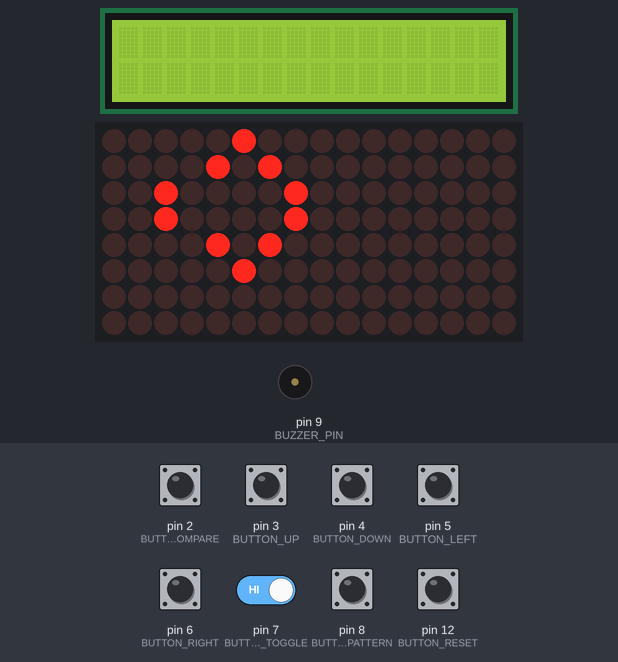
A sketch run on a simulated Arduino Uno, built with avr-gcc and run on an emulated ATmega328P. Shown: 16×2 character LCD, 16×8 LED matrix, buzzer (waves = sounding). The test bench sets the inputs (shaded band); at power-on: pin 2 (BUTTON_COMPARE), pin 3 (BUTTON_UP), pin 4 (BUTTON_DOWN), pin 5 (BUTTON_LEFT), pin 6 (BUTTON_RIGHT), pin 7 (BUTTON_TOGGLE), pin 8 (BUTTON_NEW_PATTERN), pin 12 (BUTTON_RESET) HIGH. Random numbers use the default seed unless the sketch sets one.

Above: at 4.2 s.
4.3 s: pin 2 (BUTTON_COMPARE) pulled LOW for 0.15 s
At 6.1 s:
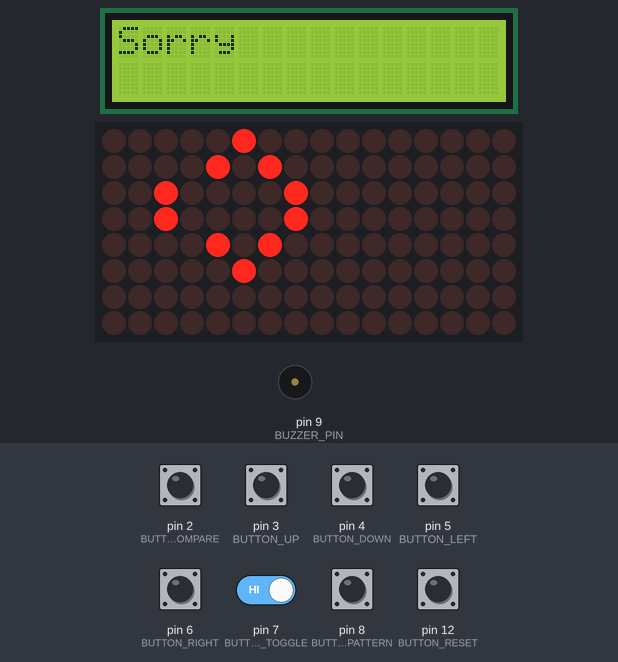
7.4 s: pin 2 (BUTTON_COMPARE) driven LOW and pin 7 (BUTTON_TOGGLE) driven LOW
At 10.1 s:
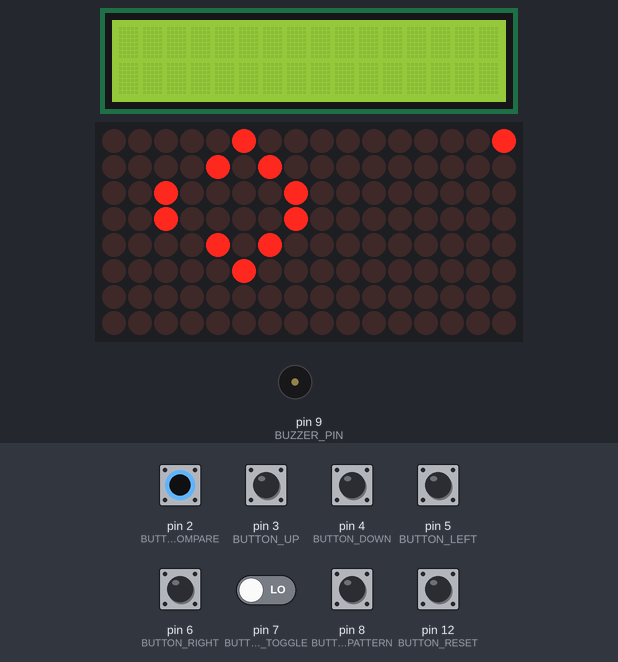
10.4 s: pin 8 (BUTTON_NEW_PATTERN) pulled LOW for 0.15 s
At 11.2 s:
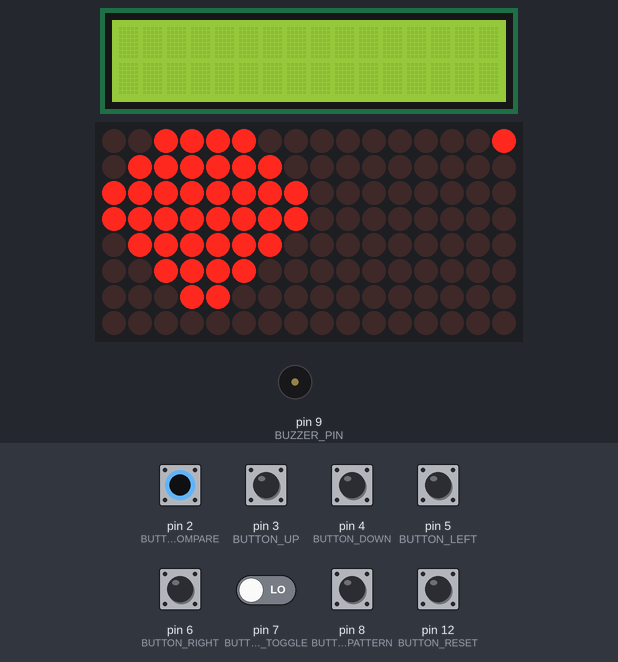
12.0 s: pin 12 (BUTTON_RESET) pulled LOW for 0.15 s
At 12.4 s:
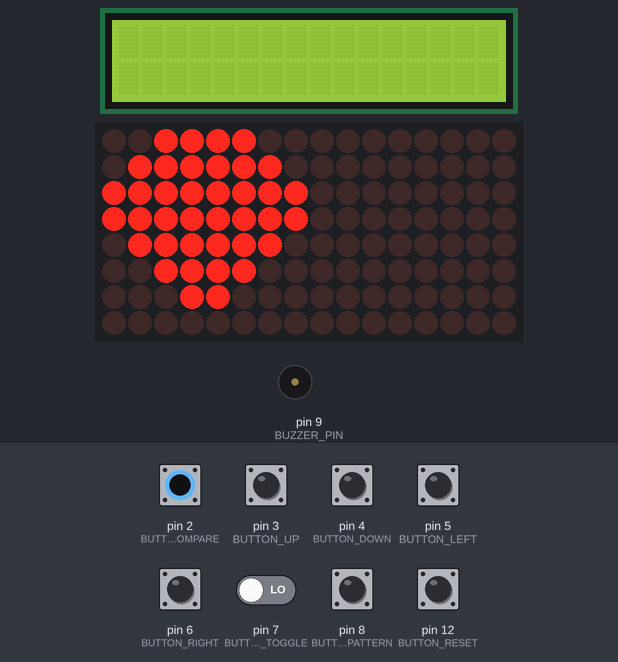
13.6 s: pin 8 (BUTTON_NEW_PATTERN) pulled LOW for 1 s
At 14.9 s:
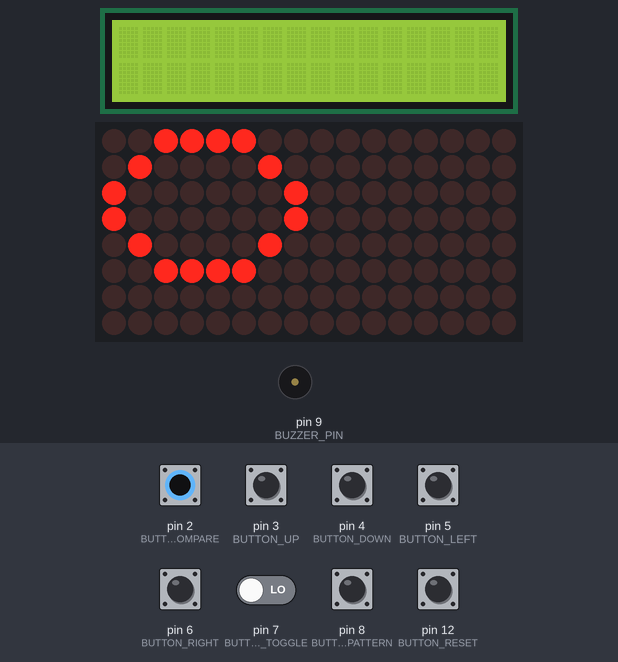
16.1 s: pin 8 (BUTTON_NEW_PATTERN) pulled LOW for 0.15 s
At 16.8 s:
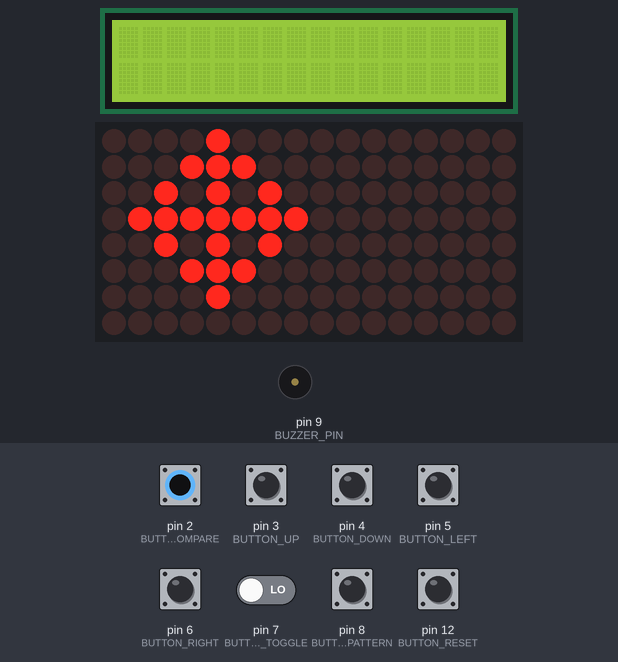
Timing chart, 0 to 18.7 s (numbered marks = the images above; inputs shaded):
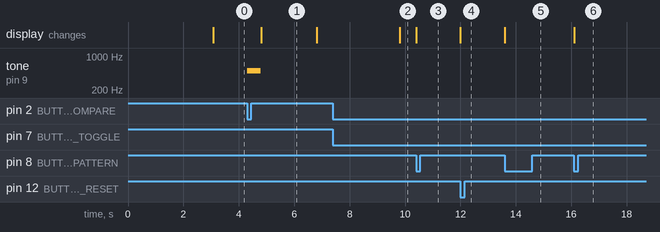

The sketch:

extendedcodenewdoubt.ino
```cpp
#include <LedControl.h>
#include <LiquidCrystal.h>
#include <avr/pgmspace.h> // Include for PROGMEM

// Pins connected to MAX7219
const int DIN_PIN = 11;  // Data in pin
const int CLK_PIN = 13;  // Clock pin
const int CS_PIN = 10;   // Chip select pin

// Pins for buttons and buzzer
const int BUTTON_UP = 3;
const int BUTTON_DOWN = 4;
const int BUTTON_LEFT = 5;
const int BUTTON_RIGHT = 6;
const int BUTTON_TOGGLE = 7;  // Toggle LED state
const int BUTTON_COMPARE = 2; // Compare patterns
const int BUTTON_NEW_PATTERN = 8; // Generate new specific shape pattern
const int BUTTON_RESET = 12;  // Reset user's matrix
const int BUZZER_PIN = 9;

// Create LedControl object (DataIn, CLK, CS, # of devices)
LedControl lc = LedControl(DIN_PIN, CLK_PIN, CS_PIN, 2);  // Control 2 devices
LiquidCrystal lcd(A0, A1, A2, A3, A4, A5);

// Maximum patterns and shape definitions
const int numShapes = 15; // Increase number of predefined shapes
const int shapes[numShapes][8][8] PROGMEM = {
  { // Square
    {0, 0, 0, 0, 0, 0, 0, 0},
    {0, 1, 1, 1, 1, 0, 0, 0},
    {0, 1, 0, 0, 1, 0, 0, 0},
    {0, 1, 0, 0, 1, 0, 0, 0},
    {0, 1, 1, 1, 1, 0, 0, 0},
    {0, 0, 0, 0, 0, 0, 0, 0},
    {0, 0, 0, 0, 0, 0, 0, 0},
    {0, 0, 0, 0, 0, 0, 0, 0}
  },
  { // Simple Block
    {1, 1, 1, 1, 1, 1, 1, 1},
    {1, 1, 1, 1, 1, 1, 1, 1},
    {1, 1, 1, 1, 1, 1, 1, 1},
    {1, 1, 1, 1, 1, 1, 1, 1},
    {1, 1, 1, 1, 1, 1, 1, 1},
    {1, 1, 1, 1, 1, 1, 1, 1},
    {1, 1, 1, 1, 1, 1, 1, 1},
    {1, 1, 1, 1, 1, 1, 1, 1}
  },
  { // Plus Sign
    {0, 0, 0, 1, 1, 0, 0, 0},
    {0, 0, 1, 1, 1, 1, 0, 0},
    {0, 0, 1, 1, 1, 1, 0, 0},
    {0, 0, 0, 1, 1, 0, 0, 0},
    {0, 0, 0, 1, 1, 0, 0, 0},
    {0, 0, 1, 1, 1, 1, 0, 0},
    {0, 0, 0, 1, 1, 0, 0, 0},
    {0, 0, 0, 0, 0, 0, 0, 0}
  },
  { // Cross (Different Orientation)
    {0, 0, 1, 0, 0, 1, 0, 0},
    {0, 0, 1, 0, 0, 1, 0, 0},
    {0, 0, 1, 1, 1, 1, 0, 0},
    {0, 0, 0, 0, 0, 0, 0, 0},
    {0, 0, 1, 1, 1, 1, 0, 0},
    {0, 0, 1, 0, 0, 1, 0, 0},
    {0, 0, 0, 0, 0, 0, 0, 0},
    {0, 0, 1, 0, 0, 1, 0, 0}
  },
  { // Heart Expanded
    {0, 0, 1, 1, 1, 1, 0, 0},
    {0, 1, 1, 1, 1, 1, 1, 0},
    {1, 1, 1, 1, 1, 1, 1, 1},
    {1, 1, 1, 1, 1, 1, 1, 1},
    {0, 1, 1, 1, 1, 1, 1, 0},
    {0, 0, 1, 1, 1, 1, 0, 0},
    {0, 0, 0, 1, 1, 0, 0, 0},
    {0, 0, 0, 0, 0, 0, 0, 0}
  },
  { // Spiral
    {1, 0, 0, 0, 0, 0, 0, 1},
    {0, 1, 0, 0, 0, 0, 1, 0},
    {0, 0, 1, 0, 0, 1, 0, 0},
    {0, 0, 0, 1, 1, 0, 0, 0},
    {0, 0, 0, 0, 1, 1, 0, 0},
    {0, 0, 0, 0, 0, 1, 1, 0},
    {0, 0, 0, 0, 0, 0, 1, 0},
    {0, 0, 0, 0, 0, 0, 0, 1}
  },
  { // Zigzag
    {1, 0, 0, 0, 0, 0, 0, 1},
    {0, 1, 0, 0, 0, 0, 1, 0},
    {0, 0, 1, 0, 0, 1, 0, 0},
    {0, 0, 0, 1, 1, 0, 0, 0},
    {0, 0, 0, 0, 1, 1, 0, 0},
    {0, 0, 0, 0, 0, 1, 1, 0},
    {0, 0, 0, 0, 0, 0, 1, 0},
    {0, 0, 0, 0, 0, 0, 0, 1}
  },
  { // Diamond
    {0, 0, 1, 0, 0, 0, 0, 0},
    {0, 1, 0, 1, 0, 0, 0, 0},
    {1, 0, 0, 0, 0, 1, 0, 0},
    {1, 0, 0, 0, 0, 1, 0, 0},
    {0, 1, 0, 1, 0, 0, 0, 0},
    {0, 0, 1, 0, 0, 0, 0, 0},
    {0, 0, 0, 0, 0, 0, 0, 0},
    {0, 0, 0, 0, 0, 0, 0, 0}
  },
  { // Star
    {0, 0, 1, 1, 1, 1, 0, 0},
    {0, 1, 0, 0, 0, 0, 1, 0},
    {1, 0, 0, 0, 0, 0, 0, 1},
    {1, 0, 0, 0, 0, 0, 0, 1},
    {0, 1, 0, 0, 0, 0, 1, 0},
    {0, 0, 1, 1, 1, 1, 0, 0},
    {0, 0, 0, 0, 0, 0, 0, 0},
    {0, 0, 0, 0, 0, 0, 0, 0}
  },
  { // Triangle
    {0, 0, 0, 0, 1, 0, 0, 0},
    {0, 0, 0, 1, 0, 1, 0, 0},
    {0, 0, 1, 0, 0, 0, 1, 0},
    {0, 1, 0, 0, 0, 0, 0, 1},
    {1, 0, 0, 0, 0, 0, 0, 1},
    {1, 1, 0, 0, 0, 0, 1, 1},
    {1, 1, 1, 0, 0, 1, 1, 1},
    {1, 1, 1, 1, 1, 1, 1, 1}
  },
  { // Cross
    {0, 0, 0, 1, 0, 0, 0, 0},
    {0, 0, 1, 1, 1, 0, 0, 0},
    {0, 1, 0, 1, 0, 1, 0, 0},
    {1, 1, 1, 1, 1, 1, 1, 0},
    {0, 1, 0, 1, 0, 1, 0, 0},
    {0, 0, 1, 1, 1, 0, 0, 0},
    {0, 0, 0, 1, 0, 0, 0, 0},
    {0, 0, 0, 0, 0, 0, 0, 0}
  },
  { // Checkmark
    {0, 0, 0, 0, 0, 1, 0, 0},
    {0, 0, 0, 0, 1, 0, 0, 0},
    {0, 0, 0, 1, 0, 0, 0, 0},
    {0, 0, 1, 0, 0, 0, 0, 0},
    {0, 1, 0, 0, 0, 0, 0, 0},
    {1, 0, 0, 0, 0, 0, 0, 0},
    {0, 0, 0, 0, 0, 0, 0, 0},
    {0, 0, 0, 0, 0, 0, 0, 0}
  },
  { // Chessboard
    {1, 0, 1, 0, 1, 0, 1, 0},
    {0, 1, 0, 1, 0, 1, 0, 1},
    {1, 0, 1, 0, 1, 0, 1, 0},
    {0, 1, 0, 1, 0, 1, 0, 1},
    {1, 0, 1, 0, 1, 0, 1, 0},
    {0, 1, 0, 1, 0, 1, 0, 1},
    {1, 0, 1, 0, 1, 0, 1, 0},
    {0, 1, 0, 1, 0, 1, 0, 1}
  },
  { // House
    {0, 0, 1, 1, 1, 1, 0, 0},
    {0, 1, 0, 0, 0, 0, 1, 0},
    {0, 1, 0, 0, 0, 0, 1, 0},
    {1, 1, 1, 1, 1, 1, 1, 1},
    {1, 1, 1, 0, 0, 1, 1, 1},
    {1, 1, 1, 0, 0, 1, 1, 1},
    {1, 1, 1, 1, 1, 1, 1, 1},
    {0, 0, 0, 0, 0, 0, 0, 0}
  },
  { // Pin
    {0, 0, 0, 1, 1, 0, 0, 0},
    {0, 0, 1, 1, 1, 1, 0, 0},
    {0, 1, 1, 1, 1, 1, 0, 0},
    {0, 1, 1, 1, 1, 1, 0, 0},
    {0, 1, 1, 1, 1, 1, 0, 0},
    {0, 0, 1, 1, 1, 1, 0, 0},
    {0, 0, 0, 1, 1, 0, 0, 0},
    {0, 0, 0, 0, 0, 0, 0, 0}
  }
};

// Store the shapes used state
bool shapeUsed[numShapes] = {false};

int randomPattern[8][8] = {{0}};  // Random pattern stored here (Matrix 1)
int userPattern[8][8] = {{0}};    // User-created pattern stored here (Matrix 2)

int selectedRow = 0;  // Current selected row for user matrix
int selectedCol = 0;  // Current selected column for user matrix

int lastButtonStates[7] = {HIGH, HIGH, HIGH, HIGH, HIGH, HIGH, HIGH}; // Track button states
int lastCompareState = HIGH;

// Function to load a specific shape into the randomPattern matrix
void loadSpecificShape(int shapeIndex) {
  for (int i = 0; i < 8; i++) {
    for (int j = 0; j < 8; j++) {
      randomPattern[i][j] = pgm_read_byte_near(&shapes[shapeIndex][i][j]);
    }
  }
  shapeUsed[shapeIndex] = true; // Mark the shape as used
}

int getUnusedShapeIndex() {
  // Check if all shapes have been used
  bool allUsed = true;
  for (int i = 0; i < numShapes; i++) {
    if (!shapeUsed[i]) {
      allUsed = false;
      break;
    }
  }

  // Reset if all shapes have been used
  if (allUsed) {
    for (int i = 0; i < numShapes; i++) {
      shapeUsed[i] = false;
    }
  }

  // Select a random unused shape
  int shapeIndex;
  do {
    shapeIndex = random(0, numShapes);
  } while (shapeUsed[shapeIndex]);
  return shapeIndex;
}

// Update matrix for LED control
void updateMatrix(int deviceIndex, int pattern[8][8]) {
  lc.clearDisplay(deviceIndex);
  for (int row = 0; row < 8; row++) {
    byte rowValue = 0;
    for (int col = 0; col < 8; col++) {
      bitWrite(rowValue, col, pattern[row][col]);
    }
    lc.setRow(deviceIndex, row, rowValue);
  }
}

void updateRandomMatrix() {
  updateMatrix(0, randomPattern);  // Update Matrix 1
}

void updateUserMatrix() {
  updateMatrix(1, userPattern);   // Update Matrix 2
}

void playTone(int frequency, int duration) {
  tone(BUZZER_PIN, frequency, duration);
  delay(duration + 10);
  noTone(BUZZER_PIN);
}

void resetUserMatrix() {
  for (int i = 0; i < 8; i++) {
    for (int j = 0; j < 8; j++) {
      userPattern[i][j] = 0;
    }
  }
  updateUserMatrix();
}

// Display messages on the LCD
void displayGameStartMessage() {
    lcd.clear();
    lcd.print("Game Starts");
    lcd.setCursor(0, 1);
    lcd.print("Get Ready!");
    delay(3000);
    lcd.clear();
}

void displayLCDMessage(bool isMatched) {
    lcd.clear();
    if (isMatched) {
        lcd.print("Congratulations!");
        delay(2000);
        lcd.setCursor(0, 1);
        lcd.print("You matched it!");
    } else {
        lcd.print("Sorry");
        delay(2000);
        lcd.setCursor(0, 1);
        lcd.print("Try again!");
    }
    delay(3000);
    lcd.clear();
}

void setup() {
    lcd.begin(16, 2);
    displayGameStartMessage();
    for (int i = 0; i < 2; i++) {
        lc.shutdown(i, false);    // Wake up the MAX7219
        lc.setIntensity(i, 8);    // Set brightness
        lc.clearDisplay(i);       // Clear display
    }

    pinMode(BUTTON_UP, INPUT_PULLUP);
    pinMode(BUTTON_DOWN, INPUT_PULLUP);
    pinMode(BUTTON_LEFT, INPUT_PULLUP);
    pinMode(BUTTON_RIGHT, INPUT_PULLUP);
    pinMode(BUTTON_TOGGLE, INPUT_PULLUP);
    pinMode(BUTTON_COMPARE, INPUT_PULLUP);
    pinMode(BUTTON_NEW_PATTERN, INPUT_PULLUP);
    pinMode(BUTTON_RESET, INPUT_PULLUP);
    pinMode(BUZZER_PIN, OUTPUT);

    // Load the first shape
    int shapeIndex = getUnusedShapeIndex();
    loadSpecificShape(shapeIndex);
    updateRandomMatrix();
}

void loop() {
    int buttonStates[7] = {
        digitalRead(BUTTON_UP),
        digitalRead(BUTTON_DOWN),
        digitalRead(BUTTON_LEFT),
        digitalRead(BUTTON_RIGHT),
        digitalRead(BUTTON_TOGGLE),
        digitalRead(BUTTON_NEW_PATTERN),
        digitalRead(BUTTON_RESET)
    };
    int compareState = digitalRead(BUTTON_COMPARE);

    // Generate new shape on pressing the New Pattern Button
    if (buttonStates[5] == LOW && lastButtonStates[5] == HIGH) {
        int shapeIndex = getUnusedShapeIndex();
        loadSpecificShape(shapeIndex);
        updateRandomMatrix();
    }

    // Reset user's matrix on pressing the Reset Button
    if (buttonStates[6] == LOW && lastButtonStates[6] == HIGH) {
        resetUserMatrix();
    }

    // Check if the button state is pressed and update the user pattern matrix
    if (buttonStates[0] == LOW && lastButtonStates[0] == HIGH) {
      selectedRow = (selectedRow - 1 + 8) % 8;
    }

    if (buttonStates[1] == LOW && lastButtonStates[1] == HIGH) {
      selectedRow = (selectedRow + 1) % 8;
    }

    if (buttonStates[2] == LOW && lastButtonStates[2] == HIGH) {
      selectedCol = (selectedCol - 1 + 8) % 8;
    }

    if (buttonStates[3] == LOW && lastButtonStates[3] == HIGH) {
      selectedCol = (selectedCol + 1) % 8;
    }

    // Toggle LED state
    if (buttonStates[4] == LOW && lastButtonStates[4] == HIGH) {
      userPattern[selectedRow][selectedCol] = !userPattern[selectedRow][selectedCol];
      updateUserMatrix();
    }

    // Check compare button
    if (compareState == LOW && lastCompareState == HIGH) {
        bool isMatched = true;
        for (int i = 0; i < 8; i++) {
            for (int j = 0; j < 8; j++) {
                if (randomPattern[i][j] != userPattern[i][j]) {
                    isMatched = false;
                    break;
                }
            }
        }
        playTone(isMatched ? 1000 : 500, 500);
        displayLCDMessage(isMatched);
    }

    // Update last button states
    for (int i = 0; i < 7; i++) {
        lastButtonStates[i] = buttonStates[i];
    }
    lastCompareState = compareState;
}
```

Measured:
- after the input at 4.3 s, tone on pin 9 (BUZZER_PIN): silent → 500 Hz at once, → silent 0.50 s later; the display: changes after 0.51 s (image 1)
- after the input at 10.4 s, the display: changes at once (image 3)
- after the input at 12.0 s, the display: changes at once (image 4)
- after the input at 13.6 s, the display: changes at once (image 5)
- after the input at 16.1 s, the display: changes at once (image 6)
- what the display in image 1 shows lasts 2.0 s, from 4.8 s to 6.8 s
